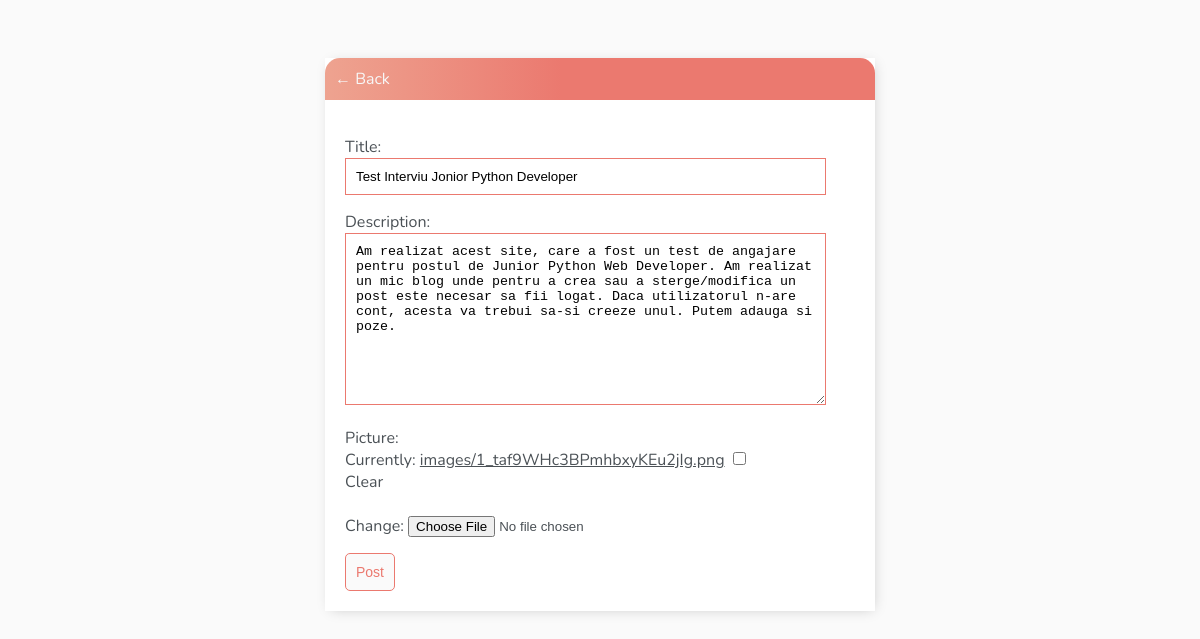
Screenshot of /post-update/6/ (signed in) with the database file from the repository.
### Blog_app/models.py (models this page shows, shortened)
class Post(models.Model):
    user = models.ForeignKey(User, on_delete=models.CASCADE, null=True, blank=True)
    title = models.CharField(max_length=200)
    description = models.TextField(null=True, blank=True)
    picture = models.ImageField(null=True, blank=True, upload_to='images/')
    create = models.DateTimeField(auto_now_add=True)

### Blog_app/views.py (the view)
# urls.py: path('post-update/<int:pk>/', PostUpdate.as_view(), name='post-update'),
class PostUpdate(LoginRequiredMixin, UpdateView):
    model = Post
    fields = ['title', 'description', 'picture']
    success_url = reverse_lazy('posts')

### Blog_app/templates/Blog_app/post_form.html (shortened to what this page needs)
{% extends  'Blog_app/main.html' %}
{% block content %}
<div class="header-bar">
    <a href="{% url 'posts' %}">&#8592; Back</a>
</div>
<div class="card-body">
    <form method="POST" action="" enctype="multipart/form-data">
        {{ form.as_p }}
        <input class="button" type="submit" value="Post">
    </form>
</div>
{% endblock content %}

### Blog_app/templates/Blog_app/main.html (style rules this page uses)
body { background-color: #FAFAFA; font-family: 'Nunito', sans-serif; padding-top: 50px; }
a, p { color: #4b5156; }
input[type=text], input[type=password], textarea { border: 1px solid #EB796F; border-radius: 5 px; padding: 10px; width: 90%; }
label { padding-top: 10px solid !important; display: block; }
.header-bar { display: flex; justify-content: space-between; color: #fff; padding: 10px; border-radius: 15px 15px 0 0; background: linear-gradient(90deg, #EEA390 0%, #EB796F 43%, #EB796F 100%); }
.header-bar a { color: rgb(247, 247, 247); text-decoration: none; }
.button { border: 1px solid #EB796F; background-color: #FAFAFA; color: #EB796F; padding: 10px; font-size: 14px; border-radius: 5px; cursor: pointer; text-decoration: none; }
.card-body { padding: 20px; }

### rows the page displays
Post: title "Test Interviu Jonior Python Developer", description "Am realizat acest site, care a fost un test de angajare pentru postul de Junior Python Web Developer. Am realizat un mic blog unde pentru a crea sau a sterge/modifica un post este necesar sa fii logat. Daca utilizatorul n-are cont, acesta va trebui sa-si creeze unul. Putem adauga si poze."
